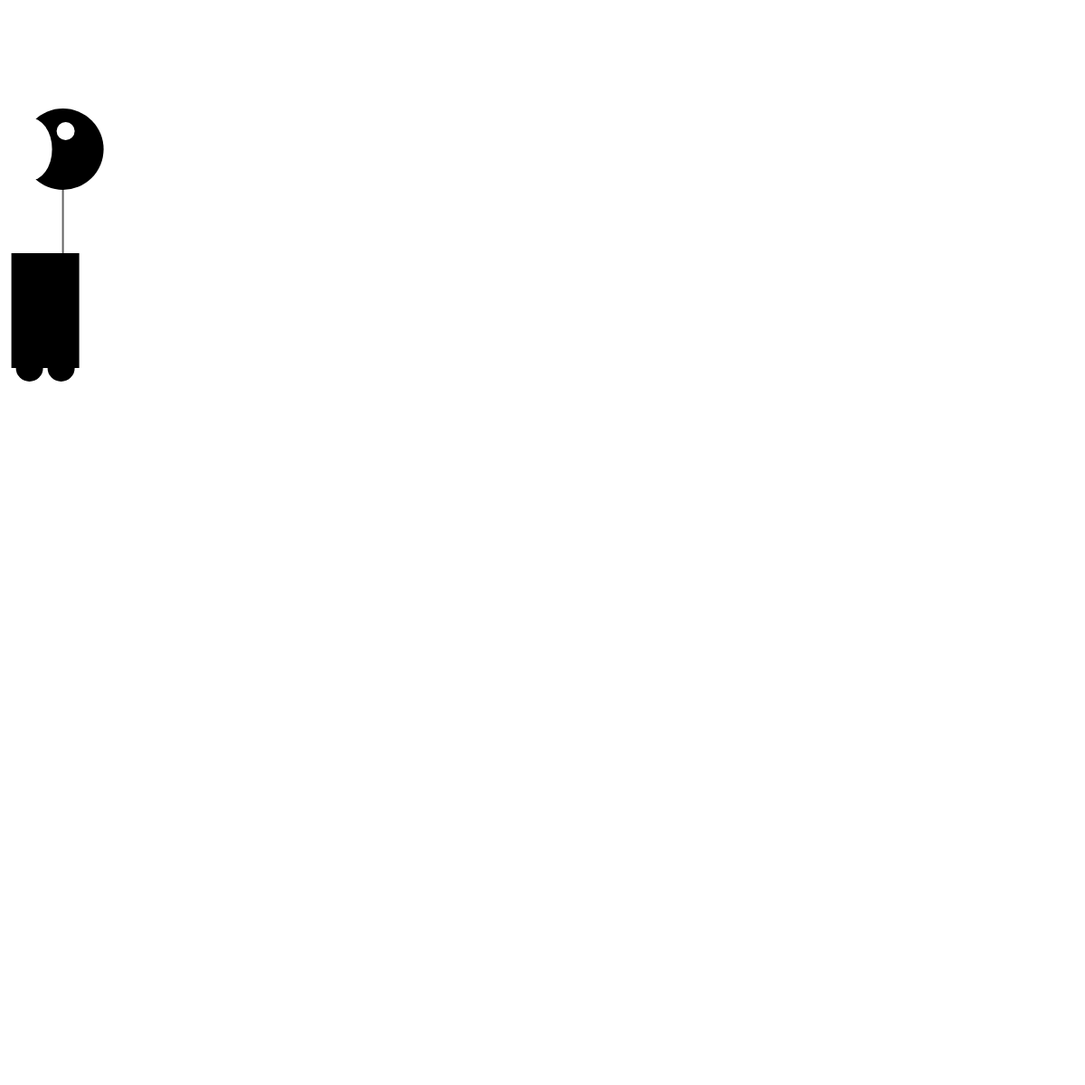
Frame 1 (no input)
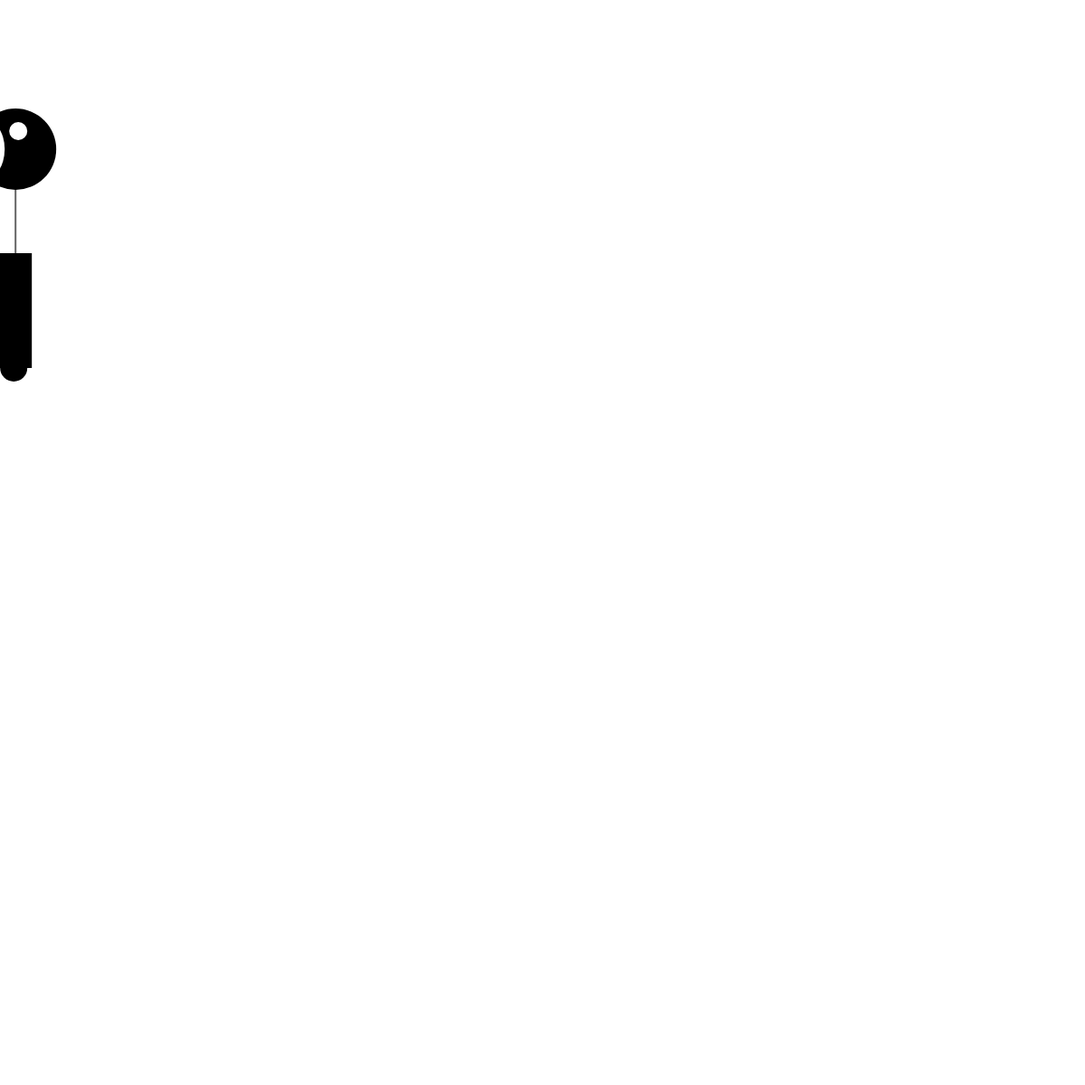
Frame 60 (no input)
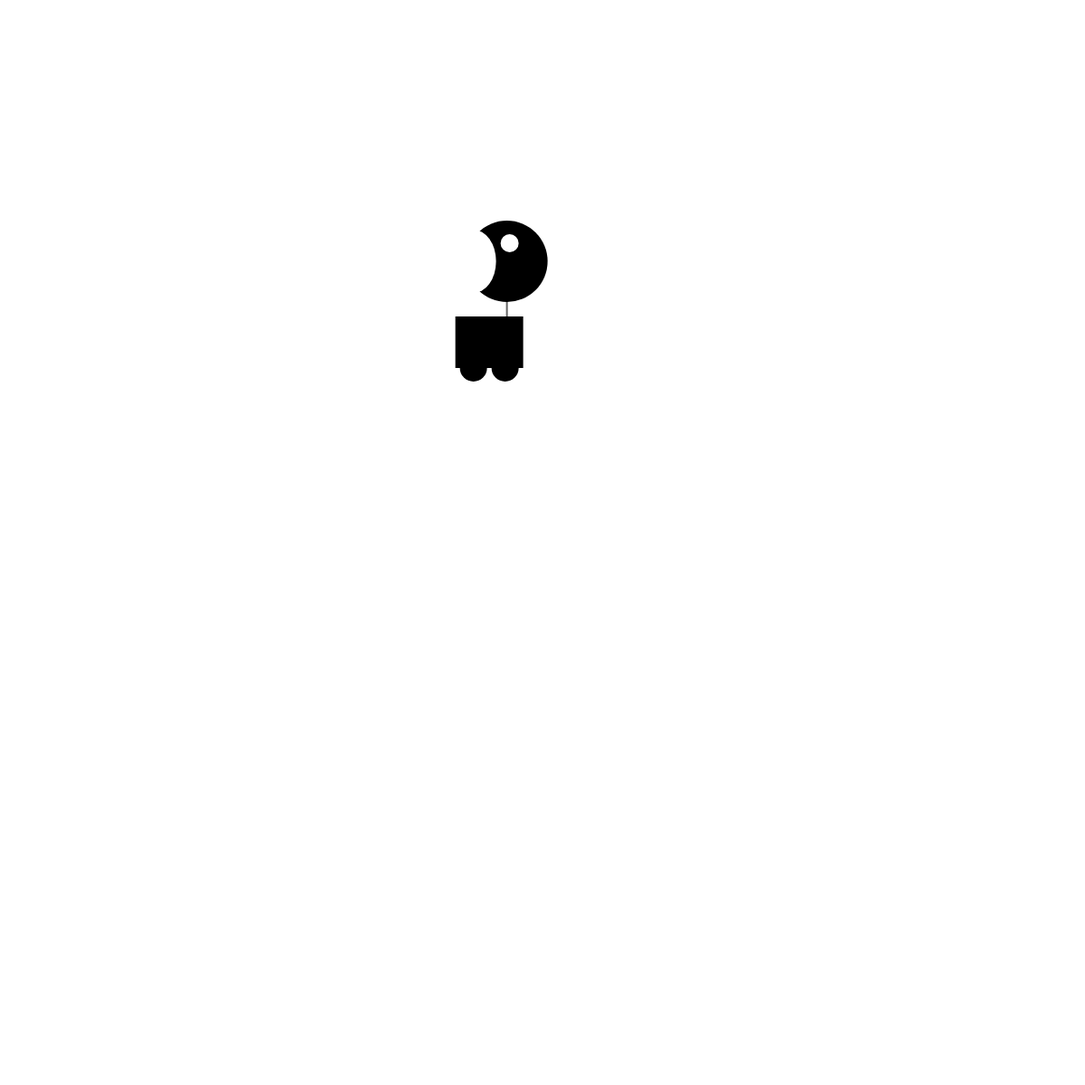
Frame 120 (the mouse pressed at the canvas centre since frame 60)

The p5.js sketch that drew these frames (run headless with seeded random() and noise() and a simulated clock; from frame 60 on, the mouse is pressed at the canvas centre):

// p5.js sketch
// ── sketch.js
var x=60;
var y=440;
var radius = 45;
var bodyHeight = 160;
var neckHeight = 70;
var easing = 0.04;

function setup(){
  createCanvas(1200,1200);
  strokeWeight(2);
  ellipseMode(RADIUS);
}
function draw(){
  background("white");
  var targetX=mouseX;
  x = x + (targetX - x) * easing;
  
  if(mouseIsPressed){
    neckHeight = 16;
    bodyHeight = 90;
  }
  else{
    neckHeight = 70;
    bodyHeight = 160;
  }
  var neckY = y - bodyHeight - neckHeight - radius;
  
  stroke(100);
  line(x + 12, y - bodyHeight, x + 12, neckY);
  
  noStroke();
  fill("blacK");
  ellipse(x - 25, y - 33, 15, 15);
  ellipse(x + 10, y - 33, 15, 15);
  
  rect(x - 45, y - bodyHeight, 75, bodyHeight - 33);
  
  ellipse(x+12,neckY,radius,radius);
  
  fill("white");
  ellipse (x-25,neckY,radius-20,radius-10);

  ellipse (x+15,neckY-20,10,10);
}
